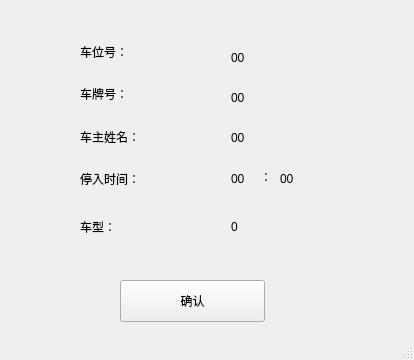
<?xml version="1.0" encoding="UTF-8"?>
<ui version="4.0">
 <class>pkinfoWindow</class>
 <widget class="QMainWindow" name="pkinfoWindow">
  <property name="geometry">
   <rect>
    <x>0</x>
    <y>0</y>
    <width>414</width>
    <height>360</height>
   </rect>
  </property>
  <property name="windowTitle">
   <string>泊车信息</string>
  </property>
  <widget class="QWidget" name="centralwidget">
   <widget class="QLabel" name="label_9">
    <property name="geometry">
     <rect>
      <x>260</x>
      <y>160</y>
      <width>21</width>
      <height>33</height>
     </rect>
    </property>
    <property name="text">
     <string>：</string>
    </property>
   </widget>
   <widget class="QLabel" name="lbtimemin">
    <property name="geometry">
     <rect>
      <x>280</x>
      <y>162</y>
      <width>114</width>
      <height>33</height>
     </rect>
    </property>
    <property name="text">
     <string>00</string>
    </property>
   </widget>
   <widget class="QLabel" name="label_11">
    <property name="geometry">
     <rect>
      <x>80</x>
      <y>210</y>
      <width>114</width>
      <height>33</height>
     </rect>
    </property>
    <property name="text">
     <string>车型：</string>
    </property>
   </widget>
   <widget class="QLabel" name="lblevel">
    <property name="geometry">
     <rect>
      <x>231</x>
      <y>210</y>
      <width>114</width>
      <height>33</height>
     </rect>
    </property>
    <property name="text">
     <string>0</string>
    </property>
   </widget>
   <widget class="QPushButton" name="pbtaccept">
    <property name="geometry">
     <rect>
      <x>120</x>
      <y>280</y>
      <width>145</width>
      <height>42</height>
     </rect>
    </property>
    <property name="text">
     <string>确认</string>
    </property>
   </widget>
   <widget class="QLabel" name="label_3">
    <property name="geometry">
     <rect>
      <x>80</x>
      <y>77</y>
      <width>108</width>
      <height>33</height>
     </rect>
    </property>
    <property name="text">
     <string>车牌号：</string>
    </property>
   </widget>
   <widget class="QLabel" name="label">
    <property name="geometry">
     <rect>
      <x>80</x>
      <y>35</y>
      <width>108</width>
      <height>33</height>
     </rect>
    </property>
    <property name="text">
     <string>车位号：</string>
    </property>
   </widget>
   <widget class="QLabel" name="label_7">
    <property name="geometry">
     <rect>
      <x>80</x>
      <y>162</y>
      <width>135</width>
      <height>33</height>
     </rect>
    </property>
    <property name="text">
     <string>停入时间：</string>
    </property>
   </widget>
   <widget class="QLabel" name="label_5">
    <property name="geometry">
     <rect>
      <x>80</x>
      <y>120</y>
      <width>135</width>
      <height>33</height>
     </rect>
    </property>
    <property name="text">
     <string>车主姓名：</string>
    </property>
   </widget>
   <widget class="QLabel" name="lbnumber">
    <property name="geometry">
     <rect>
      <x>231</x>
      <y>41</y>
      <width>114</width>
      <height>33</height>
     </rect>
    </property>
    <property name="text">
     <string>00</string>
    </property>
   </widget>
   <widget class="QLabel" name="lbcode">
    <property name="geometry">
     <rect>
      <x>231</x>
      <y>81</y>
      <width>151</width>
      <height>33</height>
     </rect>
    </property>
    <property name="text">
     <string>00</string>
    </property>
   </widget>
   <widget class="QLabel" name="lbname">
    <property name="geometry">
     <rect>
      <x>231</x>
      <y>121</y>
      <width>151</width>
      <height>33</height>
     </rect>
    </property>
    <property name="text">
     <string>00</string>
    </property>
   </widget>
   <widget class="QLabel" name="lbtimehour">
    <property name="geometry">
     <rect>
      <x>231</x>
      <y>162</y>
      <width>41</width>
      <height>33</height>
     </rect>
    </property>
    <property name="text">
     <string>00</string>
    </property>
   </widget>
  </widget>
  <widget class="QStatusBar" name="statusbar"/>
 </widget>
 <tabstops>
  <tabstop>pbtaccept</tabstop>
 </tabstops>
 <resources/>
 <connections/>
</ui>
